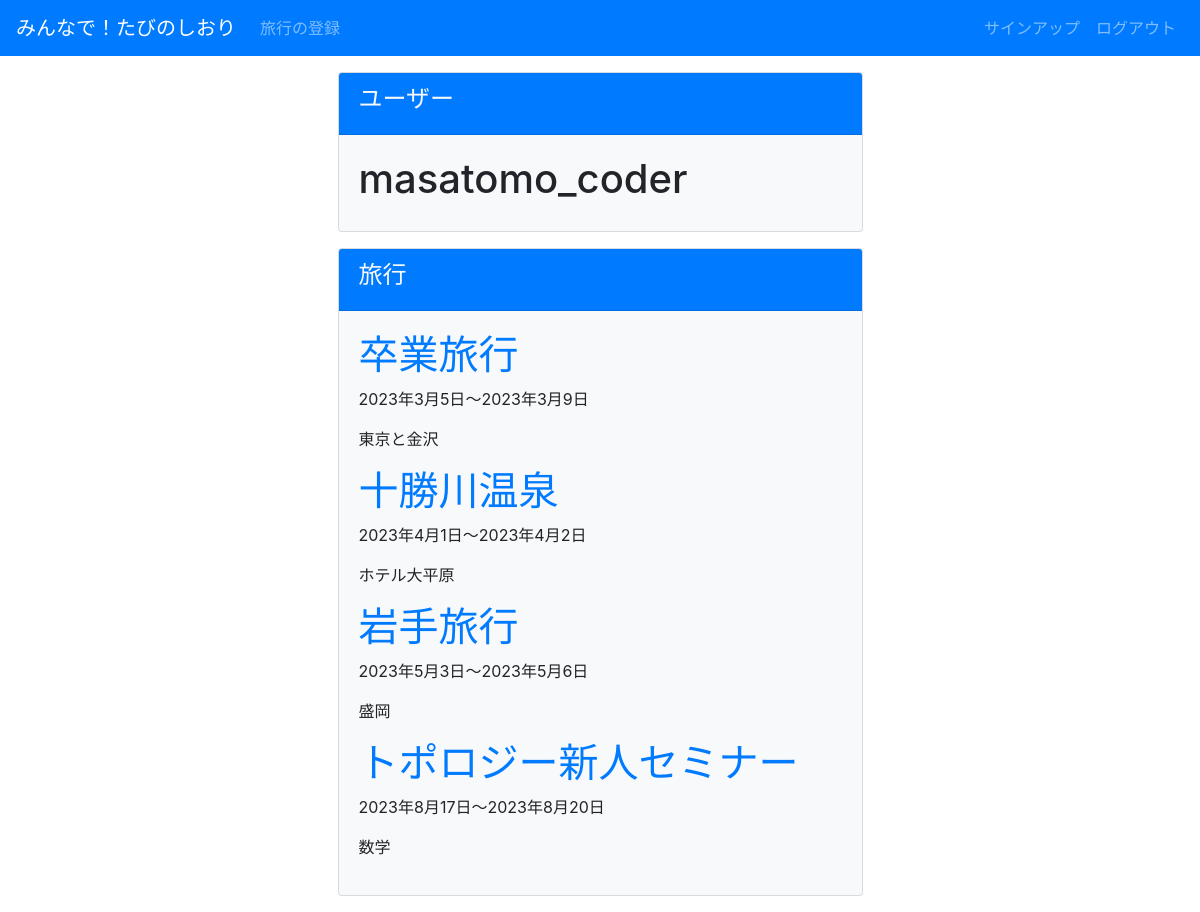
Before: /home/ (signed in) with the older database file.
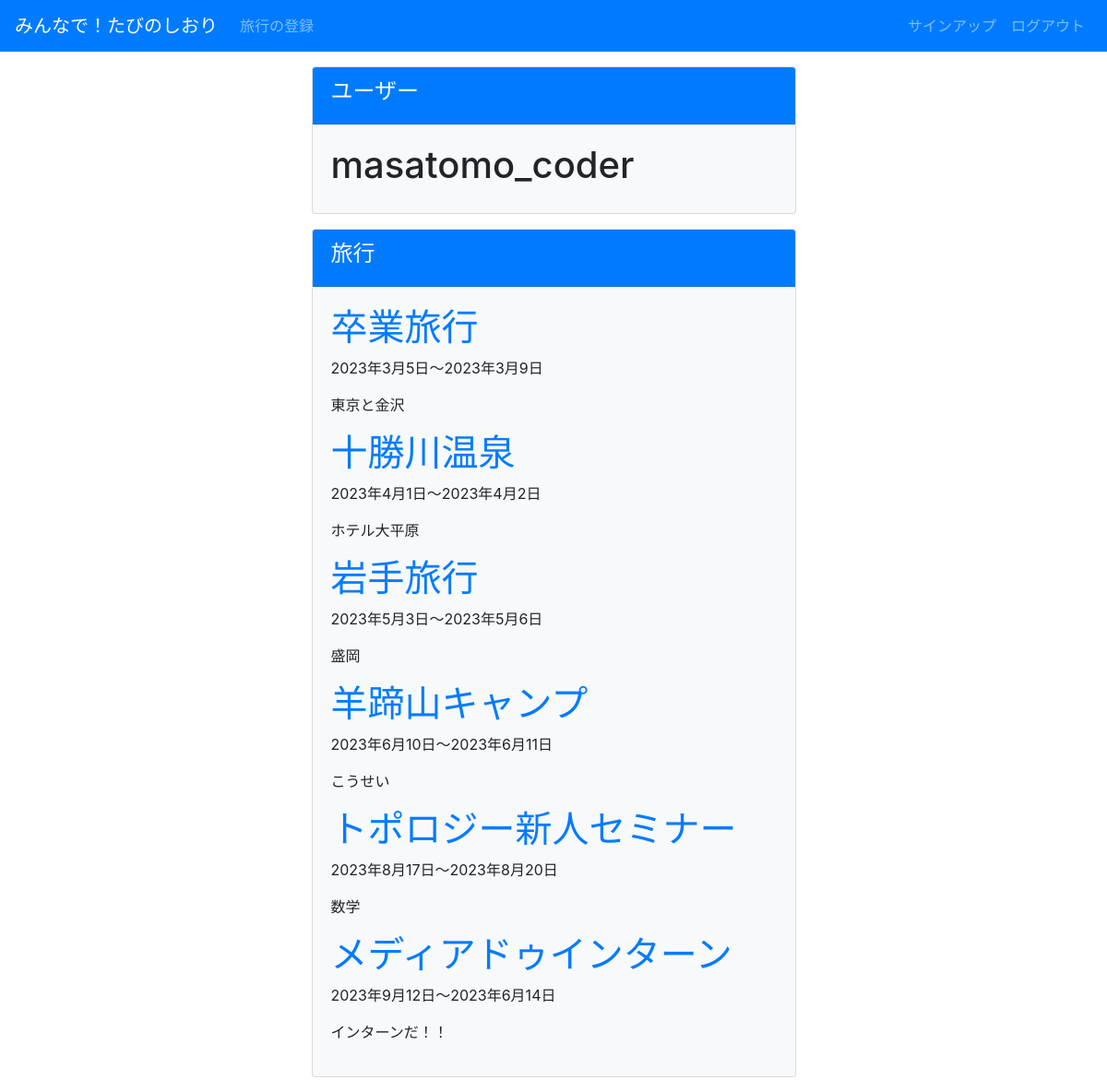
After: the same page with the newer database file.
### tabinoshiori/models.py (models this page shows, shortened)
class Trip(models.Model):
    title = models.CharField(max_length=100, verbose_name="旅行タイトル")
    username = models.ForeignKey(User, on_delete=models.CASCADE, verbose_name="ユーザー", related_name='username_trip')
    start_date = models.DateField(verbose_name='出発日')
    end_date = models.DateField(verbose_name='帰宅日')
    comment = models.TextField(verbose_name='コメント')
    is_public = models.BooleanField(verbose_name="公開の可不可")

### tabinoshiori/views.py (the view)
# urls.py: path('home/', views.HomeView, name='home'),
@login_required
def HomeView(request):
    user = request.user
    context = {
        "user": user,
        "trips": Trip.objects.filter(username__username=user.username).order_by('start_date'),
    }
    return render(request, 'tabinoshiori/home.html', context)

### templates/tabinoshiori/home.html
{% extends "base.html" %}
{% block content %}
<div class='container'>
  <div class="col-md-6 offset-md-3">
    <div class='card mt-3 mb-3 bg-light'>
      <div class='card-header bg-primary text-light'>
        <h4>ユーザー</h4>
      </div>
      <div class='card-body'>
        <h1>{{ user.username }}</h1>
      </div>
    </div>
    <div class='card mt-3 mb-3 bg-light'>
      <div class='card-header bg-primary text-light'>
        <h4>旅行</h4>
      </div>
      <div class='card-body'>
        {% for trip in trips %}
        <a href="{% url 'tabinoshiori:itinerary' pk=trip.id %}"><h1>{{ trip.title }}</h1></a>
        <p>{{ trip.start_date }}〜{{ trip.end_date }}</p>
        <p>{{ trip.comment }}</p>
        {% endfor %}
      </div>
    </div>
  </div>
</div>
{% endblock %}

Changed rows visible on the page:
added Trip: title "羊蹄山キャンプ", start_date "2023年6月10日", end_date "2023年6月11日", comment "こうせい"
added Trip: title "メディアドゥインターン", start_date "2023年9月12日", end_date "2023年6月14日", comment "インターンだ！！"
